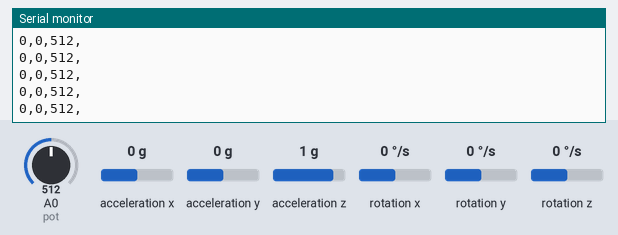
This sketch was run on a simulated Arduino Uno, built with avr-gcc and run on an emulated ATmega328P. On the bench: the last lines printed to the serial monitor. Inputs (shaded band) come from the test bench; at power-on: A0 (pot) = 512, acceleration x 0 g, acceleration y 0 g, acceleration z 1 g, rotation x 0 °/s, rotation y 0 °/s, rotation z 0 °/s.

Above: at 9.7 s.
9.8 s: A0 (pot) set to 105
At 10.9 s:
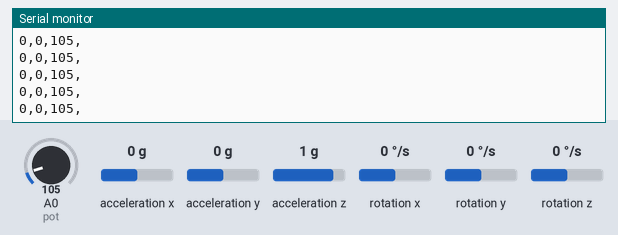
11.3 s: A0 (pot) set to 88
At 16.5 s:
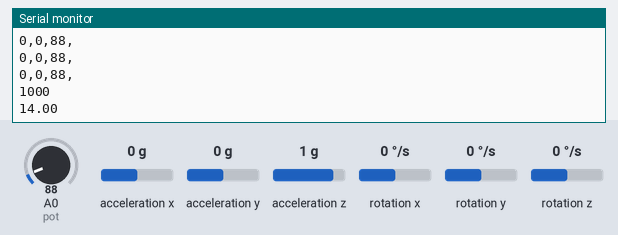
Timing chart, 0 to 16.8 s (numbered marks = the images above; inputs shaded):
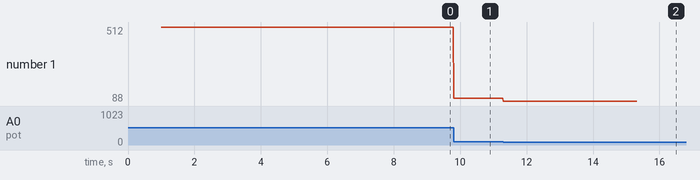

The sketch:

mpu.ino
```cpp
#include "MPU6050.h"
MPU6050 mpu;
int16_t ax, ay, az;
int16_t gx, gy, gz;
const int pot = A0;
int count = 0;
long timer;
const int num_iters = 1000;
//int16_t arr[num_iters][3];

void setup() {
  Wire.begin();
  Serial.begin(9600);
  pinMode(pot, INPUT);
  mpu.initialize();
  mpu.setFullScaleGyroRange(MPU6050_GYRO_FS_500);
  mpu.CalibrateAccel(6);
  mpu.CalibrateGyro(6);
  // состояние соединения
  Serial.println(mpu.testConnection() ? "MPU6050 OK" : "MPU6050 FAIL");
  delay(1000);
}

void loop() {
    if (count < num_iters)
    {
        if (count == 0)
        {
            timer = millis();
        }
        mpu.getMotion6(&ax, &ay, &az, &gx, &gy, &gz);
  //  float w = (float)gx / 32768 * 500;
//        mpu.getMotion6(arr[count][1], &ay, arr[count][2], &gx, arr[count][0], &gz);
        Serial.print(ay); Serial.print(',');
        Serial.print(gz); Serial.print(',');
//        Serial.print(az); Serial.print(',');

        int pot_val = analogRead(pot);
        Serial.print(pot_val); Serial.print(',');
        Serial.println();
//        Serial.println(count);
        count++;
        if (count == num_iters)
        {
            double dt = (millis() - timer) / num_iters;
            Serial.println();
            Serial.println(count);
            Serial.println(dt);
        }
//        Serial.println(count);
//        delay(10);
    }
    delay(10);
//    Serial.println("kek");
}
```

Measured:
- the behaviour switches between 100 and 99 on A0 (pot) (found by bisection; images 1 and 2)
- after the input at 9.8 s, the serial monitor: prints a new line at once (image 1)
- after the input at 11.3 s, the serial monitor: prints a new line at once (image 2)
- plotted number 1: 512 → 105 after the input at 9.8 s, 105 → 88 after the input at 11.3 s
